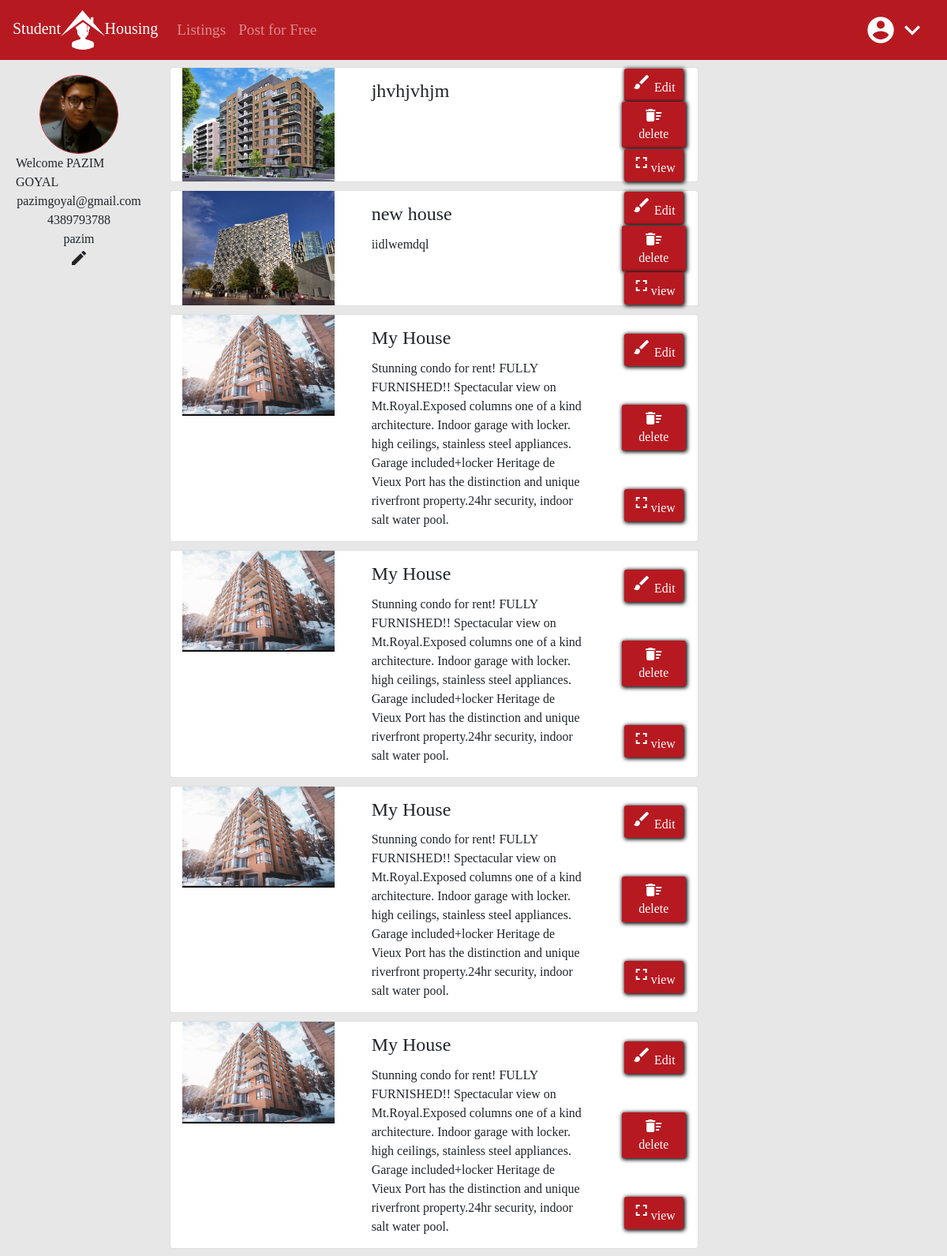
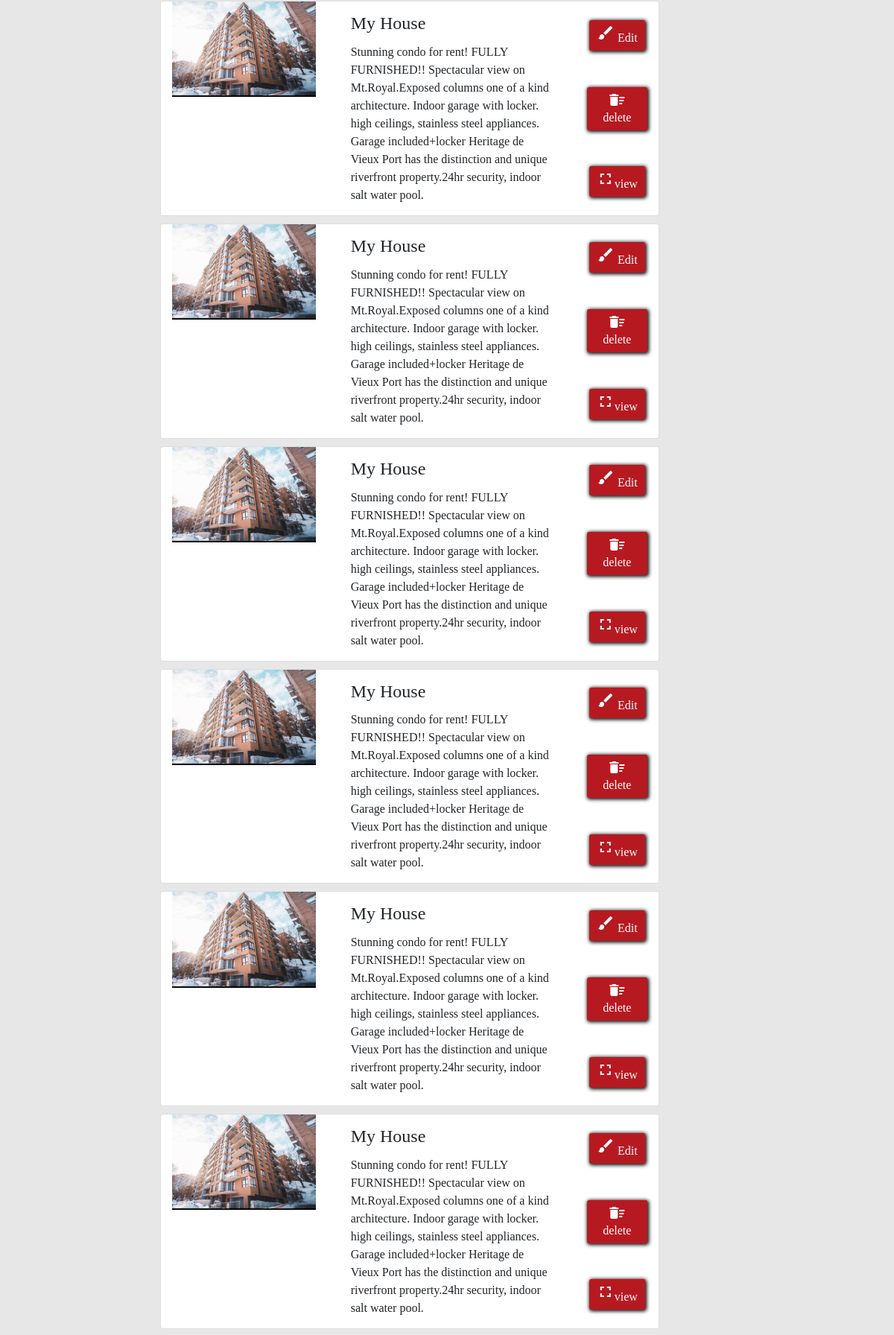
The app's page /user/dashboard (signed in, upper part) with its own data (2 pictures, top to bottom).
### users/models.py (models this page shows)
class UserModel(models.Model):
    user = models.OneToOneField(User, on_delete=models.CASCADE)
    phone = models.IntegerField(blank=True)
    city = models.CharField(max_length=10,blank=True)
    zipcode = models.CharField(max_length=10,blank=True)
    photo = models.ImageField(upload_to='user/%Y/%m/%d',blank=True)

### listings/models.py (models this page shows)
class HouseListings(models.Model):
    title = models.CharField(max_length=200)
    description = models.TextField(blank=True)
    price = models.IntegerField()
    address = models.CharField(max_length=200, default="")
    city = models.CharField(max_length=10, choices=city)
    zipCode = models.CharField(max_length=10)
    building_type = models.CharField(choices=typeB, max_length=18)
    garage = models.BooleanField(default=False)
    space_given = models.CharField(choices=space, max_length=15)
    created_date = models.DateTimeField(default=timezone.now, blank=True)
    is_published = models.BooleanField(default=True)
    image1 = models.ImageField(upload_to='photos/%Y%m%d/', default="default.jpeg")
    image2 = models.ImageField(upload_to='photos/%Y%m%d/', blank=True)
    image3 = models.ImageField(upload_to='photos/%Y%mb%d/', blank=True)
    image4 = models.ImageField(upload_to='photos/%Y%m%d/', blank=True)
    image5 = models.ImageField(upload_to='photos/%Y%m%d/', blank=True)
    image6 = models.ImageField(upload_to='photos/%Y%m%d/', blank=True)
    image7 = models.ImageField(upload_to='photos/%Y%m%d/', blank=True)
    image8 = models.ImageField(upload_to='photos/%Y%m%d/', blank=True)
    image9 = models.ImageField(upload_to='photos/%Y%mb%d/', blank=True)
    image10 = models.ImageField(upload_to='photos/%Y%m%d/', blank=True)
    image11 = models.ImageField(upload_to='photos/%Y%m%d/', blank=True)
    image12 = models.ImageField(upload_to='photos/%Y%m%d/', blank=True)
    bathrooms = models.DecimalField(max_digits=2, default=1, decimal_places=1)
    electricityIncluded = models.BooleanField(default=False)
    wifiIncluded = models.BooleanField(default=False)
    animalsAllowed = models.BooleanField(default=False)
    furnished = models.TextField(choices=furnish)
    user = models.ForeignKey(User, on_delete=models.CASCADE)
    size = models.DecimalField(blank=True, decimal_places=1, max_digits=2, default=3.5)
    bathrooms = models.DecimalField(blank=True, decimal_places=1, max_digits=2, default=2)

### users/views.py (the view)
# urls.py: path('dashboard', views.dashboard, name='dashboard'),
def dashboard(request):
    if request.user.is_authenticated:
        myobject = HouseListings.objects.order_by('-created_date').filter(user=request.user)
        myobject2 = get_object_or_404(UserModel,user=request.user)
        return render(request, 'dashboard.html', {'items': myobject, 'userinfo': myobject2})
    else:
        messages.info(request, "You need to login First")
        return redirect('login')

### templates/dashboard.html (shortened to what this page needs)
{% extends 'base.html' %}
{% block content %}
{% load humanize%}
<div class="row dashboard">
    <div class="col-2 left_pannel">
        <img src="{{userinfo.photo.url}}" class="userPic">
        <div class="head">Welcome {{user.first_name}} {{user.last_name}}</div>
        <div>{{user.email}}</div>
        <div>{{userinfo.phone}}</div>
        <div>{{user.username}}</div>
        <i class="material-icons">create</i>
    </div>
    <div class="col-7 center_pannel">
        {% if items%}
        {% for item in items%}
        <div class="card">
            <div class="row ">
                <div class="col-md-4">
                    <img src="{{item.image1.url}}" class="w-100">
                </div>
                <div class="col-md-6 px-3">
                    <div class="card-block px-3">
                        <h4 class="card-title">{{item.title}}</h4>
                        <p class="card-text">{{item.description}} </p>
                    </div>
                </div>
                <div class="col-md-2"
                     style="display: flex; flex-direction: column; justify-content: space-around; align-items: center;">
                    <a href="#" class="button"><span class="material-icons">brush</span> Edit</a>
                    <a href="#" class="button"><span class="material-icons">delete_sweep</span>delete</a>
                    <a href="/listings/{{item.id}}" class="button"><i class="material-icons">fullscreen</i>view</a>
                </div>
            </div>
        </div>
        {%endfor%}
        {%else%}
        <h6>YOU DONOT HAVE ANY AD'S</h6>
        {%endif%}
    </div>
    <div class="col-2 right_pannel"></div>
</div>
{%endblock%}

### StudentHomes/static/css/style1.css (style rules this page uses)
* { max-width: 100%; margin: 0px; padding: 0px; }
body { background: #e7e7e7; font-family: 'Vollkorn', serif; padding-top: 75px; }
.row { margin-left: 0px; margin-right: 0px; }
.card { margin: auto; transition: box-shadow .5s; }
.card img { width: 100%; }
.card-block { padding: 15px; }
.left_pannel { display: flex; flex-direction: column; justify-content: flex-start; align-items: center; padding: 20px; }
.left_pannel .userPic { width: 100px; height: 100px; object-fit: cover; overflow: hidden; border: 1px solid #b71921; border-radius: 50%; }
.center_pannel .card { margin-top: 10px; }
.center_pannel .button { background-color: #b71921; border: none; color: white; padding: 5px 10px; text-align: center; text-decoration: none; display: inline-block; font-size: 16px; box-shadow: 1px 1px 5px 1px #000000; border-radius: 3px; }

### records on screen
UserModel: photo (picture), phone "4389793788"
HouseListings: image1 (picture), title "jhvhjvhjm"
HouseListings: image1 (picture), title "new house", description "iidlwemdql"
HouseListings: image1 (picture), title "My House", description "Stunning condo for rent! FULLY FURNISHED!! Spectacular view on Mt.Royal.Exposed columns one of a kind architecture. Indoor garage with locker. high ceilings, stainless steel appliances. Garage included+locker Heritage de Vieux Port has the distinction and unique riverfront property.24hr security, indoor salt water pool."
HouseListings: image1 (picture), title "My House", description "Stunning condo for rent! FULLY FURNISHED!! Spectacular view on Mt.Royal.Exposed columns one of a kind architecture. Indoor garage with locker. high ceilings, stainless steel appliances. Garage included+locker Heritage de Vieux Port has the distinction and unique riverfront property.24hr security, indoor salt water pool."
HouseListings: image1 (picture), title "My House", description "Stunning condo for rent! FULLY FURNISHED!! Spectacular view on Mt.Royal.Exposed columns one of a kind architecture. Indoor garage with locker. high ceilings, stainless steel appliances. Garage included+locker Heritage de Vieux Port has the distinction and unique riverfront property.24hr security, indoor salt water pool."
HouseListings: image1 (picture), title "My House", description "Stunning condo for rent! FULLY FURNISHED!! Spectacular view on Mt.Royal.Exposed columns one of a kind architecture. Indoor garage with locker. high ceilings, stainless steel appliances. Garage included+locker Heritage de Vieux Port has the distinction and unique riverfront property.24hr security, indoor salt water pool."
HouseListings: image1 (picture), title "My House", description "Stunning condo for rent! FULLY FURNISHED!! Spectacular view on Mt.Royal.Exposed columns one of a kind architecture. Indoor garage with locker. high ceilings, stainless steel appliances. Garage included+locker Heritage de Vieux Port has the distinction and unique riverfront property.24hr security, indoor salt water pool."
HouseListings: image1 (picture), title "My House", description "Stunning condo for rent! FULLY FURNISHED!! Spectacular view on Mt.Royal.Exposed columns one of a kind architecture. Indoor garage with locker. high ceilings, stainless steel appliances. Garage included+locker Heritage de Vieux Port has the distinction and unique riverfront property.24hr security, indoor salt water pool."
HouseListings: image1 (picture), title "My House", description "Stunning condo for rent! FULLY FURNISHED!! Spectacular view on Mt.Royal.Exposed columns one of a kind architecture. Indoor garage with locker. high ceilings, stainless steel appliances. Garage included+locker Heritage de Vieux Port has the distinction and unique riverfront property.24hr security, indoor salt water pool."
HouseListings: image1 (picture), title "My House", description "Stunning condo for rent! FULLY FURNISHED!! Spectacular view on Mt.Royal.Exposed columns one of a kind architecture. Indoor garage with locker. high ceilings, stainless steel appliances. Garage included+locker Heritage de Vieux Port has the distinction and unique riverfront property.24hr security, indoor salt water pool."
HouseListings: image1 (picture), title "My House", description "Stunning condo for rent! FULLY FURNISHED!! Spectacular view on Mt.Royal.Exposed columns one of a kind architecture. Indoor garage with locker. high ceilings, stainless steel appliances. Garage included+locker Heritage de Vieux Port has the distinction and unique riverfront property.24hr security, indoor salt water pool."
HouseListings: image1 (picture), title "My House", description "Stunning condo for rent! FULLY FURNISHED!! Spectacular view on Mt.Royal.Exposed columns one of a kind architecture. Indoor garage with locker. high ceilings, stainless steel appliances. Garage included+locker Heritage de Vieux Port has the distinction and unique riverfront property.24hr security, indoor salt water pool."

### other values on screen
{{ user.first_name }} "PAZIM"
{{ user.last_name }} "GOYAL"
{{ user.email }} "pazimgoyal@gmail.com"
{{ user.username }} "pazim"
